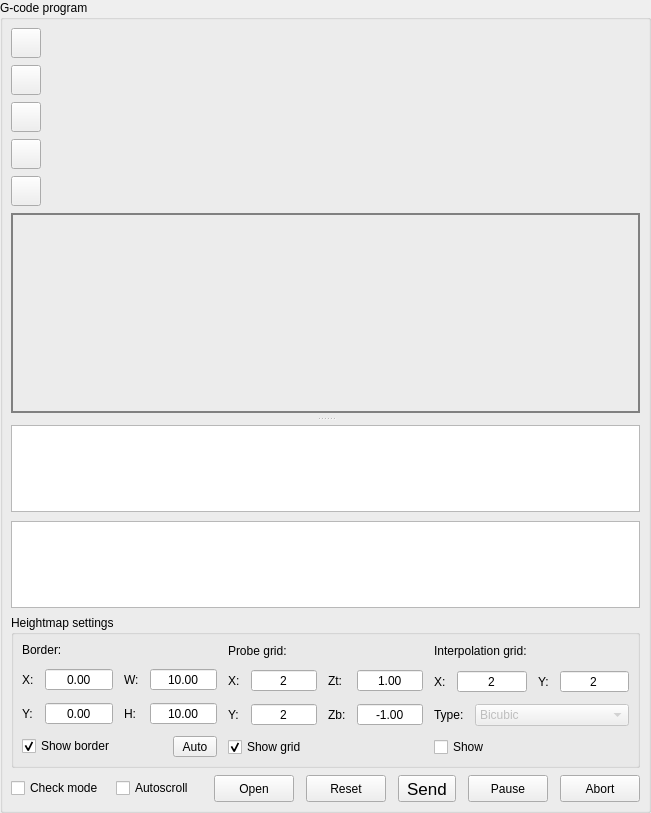
     <widget class="QGroupBox" name="grpProgram">
      <property name="title">
       <string>G-code program</string>
      </property>
      <property name="flat">
       <bool>false</bool>
      </property>
      <layout class="QVBoxLayout" name="verticalLayout_17" stretch="0,0,0,0,0,1,0,0">
       <property name="spacing">
        <number>7</number>
       </property>
       <property name="leftMargin">
        <number>8</number>
       </property>
       <property name="topMargin">
        <number>8</number>
       </property>
       <property name="rightMargin">
        <number>8</number>
       </property>
       <property name="bottomMargin">
        <number>8</number>
       </property>
       <item>
        <widget class="QToolButton" name="cmdIsometric">
         <property name="minimumSize">
          <size>
           <width>30</width>
           <height>30</height>
          </size>
         </property>
         <property name="toolTip">
          <string>Isometric view</string>
         </property>
         <property name="text">
          <string/>
         </property>
         <property name="icon">
          <iconset resource="images.qrc">
           <normaloff>:/images/cube.png</normaloff>:/images/cube.png</iconset>
         </property>
         <property name="iconSize">
          <size>
           <width>20</width>
           <height>20</height>
          </size>
         </property>
        </widget>
       </item>
       <item>
        <widget class="QToolButton" name="cmdTop">
         <property name="minimumSize">
          <size>
           <width>30</width>
           <height>30</height>
          </size>
         </property>
         <property name="toolTip">
          <string>Top view</string>
         </property>
         <property name="text">
          <string/>
         </property>
         <property name="icon">
          <iconset resource="images.qrc">
           <normaloff>:/images/cubeTop.png</normaloff>:/images/cubeTop.png</iconset>
         </property>
         <property name="iconSize">
          <size>
           <width>20</width>
           <height>20</height>
          </size>
         </property>
        </widget>
       </item>
       <item>
        <widget class="QToolButton" name="cmdFront">
         <property name="minimumSize">
          <size>
           <width>30</width>
           <height>30</height>
          </size>
         </property>
         <property name="toolTip">
          <string>Front view</string>
         </property>
         <property name="text">
          <string/>
         </property>
         <property name="icon">
          <iconset resource="images.qrc">
           <normaloff>:/images/cubeFront.png</normaloff>:/images/cubeFront.png</iconset>
         </property>
         <property name="iconSize">
          <size>
           <width>20</width>
           <height>20</height>
          </size>
         </property>
        </widget>
       </item>
       <item>
        <widget class="QToolButton" name="cmdLeft">
         <property name="minimumSize">
          <size>
           <width>30</width>
           <height>30</height>
          </size>
         </property>
         <property name="toolTip">
          <string>Left view</string>
         </property>
         <property name="text">
          <string/>
         </property>
         <property name="icon">
          <iconset resource="images.qrc">
           <normaloff>:/images/cubeLeft.png</normaloff>:/images/cubeLeft.png</iconset>
         </property>
         <property name="iconSize">
          <size>
           <width>20</width>
           <height>20</height>
          </size>
         </property>
        </widget>
       </item>
       <item>
        <widget class="QToolButton" name="cmdFit">
         <property name="minimumSize">
          <size>
           <width>30</width>
           <height>30</height>
          </size>
         </property>
         <property name="toolTip">
          <string>Fit</string>
         </property>
         <property name="text">
          <string/>
         </property>
         <property name="icon">
          <iconset resource="images.qrc">
           <normaloff>:/images/fit_1.png</normaloff>:/images/fit_1.png</iconset>
         </property>
         <property name="iconSize">
          <size>
           <width>20</width>
           <height>20</height>
          </size>
         </property>
        </widget>
       </item>
       <item>
        <widget class="QSplitter" name="splitter">
         <property name="orientation">
          <enum>Qt::Vertical</enum>
         </property>
         <property name="handleWidth">
          <number>12</number>
         </property>
         <widget class="QWidget" name="frame" native="true">
          <property name="sizePolicy">
           <sizepolicy hsizetype="Preferred" vsizetype="Minimum">
            <horstretch>0</horstretch>
            <verstretch>0</verstretch>
           </sizepolicy>
          </property>
          <property name="minimumSize">
           <size>
            <width>0</width>
            <height>200</height>
           </size>
          </property>
          <property name="styleSheet">
           <string notr="true">border: 1px solid gray;</string>
          </property>
          <layout class="QVBoxLayout" name="verticalLayout_8">
           <property name="leftMargin">
            <number>1</number>
           </property>
           <property name="topMargin">
            <number>1</number>
           </property>
           <property name="rightMargin">
            <number>1</number>
           </property>
           <property name="bottomMargin">
            <number>1</number>
           </property>
           <item>
            <widget class="GLWidget" name="glwVisualizer" native="true"/>
           </item>
          </layout>
         </widget>
         <widget class="QWidget" name="layoutWidget">
          <layout class="QVBoxLayout" name="verticalLayout_7">
           <property name="spacing">
            <number>9</number>
           </property>
           <item>
            <widget class="QTableView" name="tblProgram">
             <property name="font">
              <font>
               <pointsize>9</pointsize>
              </font>
             </property>
             <property name="contextMenuPolicy">
              <enum>Qt::CustomContextMenu</enum>
             </property>
             <property name="editTriggers">
              <set>QAbstractItemView::AnyKeyPressed|QAbstractItemView::DoubleClicked|QAbstractItemView::EditKeyPressed|QAbstractItemView::SelectedClicked</set>
             </property>
             <property name="selectionMode">
              <enum>QAbstractItemView::ContiguousSelection</enum>
             </property>
             <property name="selectionBehavior">
              <enum>QAbstractItemView::SelectRows</enum>
             </property>
             <property name="gridStyle">
              <enum>Qt::DashLine</enum>
             </property>
             <attribute name="horizontalHeaderMinimumSectionSize">
              <number>50</number>
             </attribute>
             <attribute name="horizontalHeaderHighlightSections">
              <bool>false</bool>
             </attribute>
             <attribute name="verticalHeaderVisible">
              <bool>false</bool>
             </attribute>
            </widget>
           </item>
           <item>
            <widget class="QTableView" name="tblHeightMap">
             <property name="alternatingRowColors">
              <bool>true</bool>
             </property>
             <property name="selectionMode">
              <enum>QAbstractItemView::SingleSelection</enum>
             </property>
             <property name="gridStyle">
              <enum>Qt::DashLine</enum>
             </property>
             <attribute name="horizontalHeaderVisible">
              <bool>false</bool>
             </attribute>
             <attribute name="horizontalHeaderDefaultSectionSize">
              <number>60</number>
             </attribute>
             <attribute name="horizontalHeaderHighlightSections">
              <bool>false</bool>
             </attribute>
             <attribute name="verticalHeaderVisible">
              <bool>false</bool>
             </attribute>
            </widget>
           </item>
          </layout>
         </widget>
        </widget>
       </item>
       <item>
        <widget class="QGroupBox" name="grpHeightMapSettings">
         <property name="title">
          <string>Heightmap settings</string>
         </property>
         <layout class="QHBoxLayout" name="horizontalLayout_20" stretch="1,1,1">
          <property name="spacing">
           <number>11</number>
          </property>
          <property name="leftMargin">
           <number>8</number>
          </property>
          <property name="topMargin">
           <number>8</number>
          </property>
          <property name="rightMargin">
           <number>8</number>
          </property>
          <property name="bottomMargin">
           <number>8</number>
          </property>
          <item>
           <layout class="QVBoxLayout" name="verticalLayout_18">
            <item>
             <widget class="QLabel" name="label_5">
              <property name="text">
               <string>Border:</string>
              </property>
             </widget>
            </item>
            <item>
             <layout class="QGridLayout" name="gridLayout">
              <item row="0" column="0">
               <widget class="QLabel" name="label_6">
                <property name="text">
                 <string>X:</string>
                </property>
               </widget>
              </item>
              <item row="0" column="1">
               <widget class="QDoubleSpinBox" name="txtHeightMapBorderX">
                <property name="sizePolicy">
                 <sizepolicy hsizetype="Expanding" vsizetype="Fixed">
                  <horstretch>0</horstretch>
                  <verstretch>0</verstretch>
                 </sizepolicy>
                </property>
                <property name="locale">
                 <locale language="C" country="AnyCountry"/>
                </property>
                <property name="alignment">
                 <set>Qt::AlignCenter</set>
                </property>
                <property name="buttonSymbols">
                 <enum>QAbstractSpinBox::NoButtons</enum>
                </property>
                <property name="minimum">
                 <double>-999.000000000000000</double>
                </property>
                <property name="maximum">
                 <double>999.000000000000000</double>
                </property>
               </widget>
              </item>
              <item row="1" column="3">
               <widget class="QDoubleSpinBox" name="txtHeightMapBorderHeight">
                <property name="sizePolicy">
                 <sizepolicy hsizetype="Expanding" vsizetype="Fixed">
                  <horstretch>0</horstretch>
                  <verstretch>0</verstretch>
                 </sizepolicy>
                </property>
                <property name="locale">
                 <locale language="C" country="AnyCountry"/>
                </property>
                <property name="alignment">
                 <set>Qt::AlignCenter</set>
                </property>
                <property name="buttonSymbols">
                 <enum>QAbstractSpinBox::NoButtons</enum>
                </property>
                <property name="minimum">
                 <double>-999.000000000000000</double>
                </property>
                <property name="maximum">
                 <double>999.000000000000000</double>
                </property>
                <property name="value">
                 <double>10.000000000000000</double>
                </property>
               </widget>
              </item>
              <item row="1" column="2">
               <widget class="QLabel" name="label_9">
                <property name="text">
                 <string>H:</string>
                </property>
               </widget>
              </item>
              <item row="1" column="1">
               <widget class="QDoubleSpinBox" name="txtHeightMapBorderY">
                <property name="sizePolicy">
                 <sizepolicy hsizetype="Expanding" vsizetype="Fixed">
                  <horstretch>0</horstretch>
                  <verstretch>0</verstretch>
                 </sizepolicy>
                </property>
                <property name="locale">
                 <locale language="C" country="AnyCountry"/>
                </property>
                <property name="alignment">
                 <set>Qt::AlignCenter</set>
                </property>
                <property name="buttonSymbols">
                 <enum>QAbstractSpinBox::NoButtons</enum>
                </property>
                <property name="minimum">
                 <double>-999.000000000000000</double>
                </property>
                <property name="maximum">
                 <double>999.000000000000000</double>
                </property>
               </widget>
              </item>
              <item row="1" column="0">
               <widget class="QLabel" name="label_7">
                <property name="text">
                 <string>Y:</string>
                </property>
               </widget>
              </item>
              <item row="0" column="2">
               <widget class="QLabel" name="label_8">
                <property name="text">
                 <string>W:</string>
                </property>
               </widget>
              </item>
              <item row="0" column="3">
               <widget class="QDoubleSpinBox" name="txtHeightMapBorderWidth">
                <property name="sizePolicy">
                 <sizepolicy hsizetype="Expanding" vsizetype="Fixed">
                  <horstretch>0</horstretch>
                  <verstretch>0</verstretch>
                 </sizepolicy>
                </property>
                <property name="locale">
                 <locale language="C" country="AnyCountry"/>
                </property>
                <property name="alignment">
                 <set>Qt::AlignCenter</set>
                </property>
                <property name="buttonSymbols">
                 <enum>QAbstractSpinBox::NoButtons</enum>
                </property>
                <property name="minimum">
                 <double>-999.000000000000000</double>
                </property>
                <property name="maximum">
                 <double>999.000000000000000</double>
                </property>
                <property name="value">
                 <double>10.000000000000000</double>
                </property>
               </widget>
              </item>
             </layout>
            </item>
            <item>
             <layout class="QHBoxLayout" name="horizontalLayout_18">
              <item>
               <widget class="QCheckBox" name="chkHeightMapBorderShow">
                <property name="text">
                 <string>Show border</string>
                </property>
                <property name="checked">
                 <bool>true</bool>
                </property>
               </widget>
              </item>
              <item>
               <widget class="StyledToolButton" name="cmdHeightMapBorderAuto">
                <property name="minimumSize">
                 <size>
                  <width>44</width>
                  <height>18</height>
                 </size>
                </property>
                <property name="text">
                 <string>Auto</string>
                </property>
               </widget>
              </item>
             </layout>
            </item>
           </layout>
          </item>
          <item>
           <layout class="QVBoxLayout" name="verticalLayout_19">
            <item>
             <widget class="QLabel" name="label_10">
              <property name="text">
               <string>Probe grid:</string>
              </property>
             </widget>
            </item>
            <item>
             <layout class="QGridLayout" name="gridLayout_4">
              <item row="0" column="0">
               <widget class="QLabel" name="label_12">
                <property name="text">
                 <string>X:</string>
                </property>
               </widget>
              </item>
              <item row="0" column="1">
               <widget class="QDoubleSpinBox" name="txtHeightMapGridX">
                <property name="sizePolicy">
                 <sizepolicy hsizetype="Expanding" vsizetype="Fixed">
                  <horstretch>0</horstretch>
                  <verstretch>0</verstretch>
                 </sizepolicy>
                </property>
                <property name="locale">
                 <locale language="C" country="AnyCountry"/>
                </property>
                <property name="alignment">
                 <set>Qt::AlignCenter</set>
                </property>
                <property name="buttonSymbols">
                 <enum>QAbstractSpinBox::NoButtons</enum>
                </property>
                <property name="decimals">
                 <number>0</number>
                </property>
                <property name="minimum">
                 <double>2.000000000000000</double>
                </property>
                <property name="maximum">
                 <double>1000.000000000000000</double>
                </property>
                <property name="value">
                 <double>2.000000000000000</double>
                </property>
               </widget>
              </item>
              <item row="0" column="5">
               <widget class="QDoubleSpinBox" name="txtHeightMapGridZTop">
                <property name="sizePolicy">
                 <sizepolicy hsizetype="Expanding" vsizetype="Fixed">
                  <horstretch>0</horstretch>
                  <verstretch>0</verstretch>
                 </sizepolicy>
                </property>
                <property name="locale">
                 <locale language="C" country="AnyCountry"/>
                </property>
                <property name="alignment">
                 <set>Qt::AlignCenter</set>
                </property>
                <property name="buttonSymbols">
                 <enum>QAbstractSpinBox::NoButtons</enum>
                </property>
                <property name="minimum">
                 <double>-999.000000000000000</double>
                </property>
                <property name="maximum">
                 <double>999.000000000000000</double>
                </property>
                <property name="value">
                 <double>1.000000000000000</double>
                </property>
               </widget>
              </item>
              <item row="1" column="5">
               <widget class="QDoubleSpinBox" name="txtHeightMapGridZBottom">
                <property name="sizePolicy">
                 <sizepolicy hsizetype="Expanding" vsizetype="Fixed">
                  <horstretch>0</horstretch>
                  <verstretch>0</verstretch>
                 </sizepolicy>
                </property>
                <property name="locale">
                 <locale language="C" country="AnyCountry"/>
                </property>
                <property name="alignment">
                 <set>Qt::AlignCenter</set>
                </property>
                <property name="buttonSymbols">
                 <enum>QAbstractSpinBox::NoButtons</enum>
                </property>
                <property name="minimum">
                 <double>-999.000000000000000</double>
                </property>
                <property name="maximum">
                 <double>999.000000000000000</double>
                </property>
                <property name="value">
                 <double>-1.000000000000000</double>
                </property>
               </widget>
              </item>
              <item row="1" column="1">
               <widget class="QDoubleSpinBox" name="txtHeightMapGridY">
                <property name="sizePolicy">
                 <sizepolicy hsizetype="Expanding" vsizetype="Fixed">
                  <horstretch>0</horstretch>
                  <verstretch>0</verstretch>
                 </sizepolicy>
                </property>
                <property name="locale">
                 <locale language="C" country="AnyCountry"/>
                </property>
                <property name="alignment">
                 <set>Qt::AlignCenter</set>
                </property>
                <property name="buttonSymbols">
                 <enum>QAbstractSpinBox::NoButtons</enum>
                </property>
                <property name="decimals">
                 <number>0</number>
                </property>
                <property name="minimum">
                 <double>2.000000000000000</double>
                </property>
                <property name="maximum">
                 <double>1000.000000000000000</double>
                </property>
                <property name="value">
                 <double>2.000000000000000</double>
                </property>
               </widget>
              </item>
              <item row="1" column="3">
               <widget class="QLabel" name="label_11">
                <property name="text">
                 <string>Zb:</string>
                </property>
               </widget>
              </item>
              <item row="1" column="0">
               <widget class="QLabel" name="label_13">
                <property name="text">
                 <string>Y:</string>
                </property>
               </widget>
              </item>
              <item row="0" column="3">
               <widget class="QLabel" name="label_14">
                <property name="text">
                 <string>Zt:</string>
                </property>
               </widget>
              </item>
             </layout>
            </item>
            <item>
             <layout class="QHBoxLayout" name="horizontalLayout_19">
              <item>
               <widget class="QCheckBox" name="chkHeightMapGridShow">
                <property name="text">
                 <string>Show grid</string>
                </property>
                <property name="checked">
                 <bool>true</bool>
                </property>
               </widget>
              </item>
              <item>
               <spacer name="horizontalSpacer_6">
                <property name="orientation">
                 <enum>Qt::Horizontal</enum>
                </property>
                <property name="sizeHint" stdset="0">
                 <size>
                  <width>40</width>
                  <height>1</height>
                 </size>
                </property>
               </spacer>
              </item>
             </layout>
            </item>
           </layout>
          </item>
          <item>
           <layout class="QVBoxLayout" name="verticalLayout_20">
            <item>
             <widget class="QLabel" name="label_16">
              <property name="text">
               <string>Interpolation grid:</string>
              </property>
             </widget>
            </item>
            <item>
             <layout class="QGridLayout" name="gridLayout_6">
              <item row="1" column="2">
               <widget class="QLabel" name="label_19">
                <property name="text">
                 <string>Y:</string>
                </property>
               </widget>
              </item>
              <item row="1" column="0">
               <widget class="QLabel" name="label_18">
                <property name="text">
                 <string>X:</string>
                </property>
               </widget>
              </item>
              <item row="1" column="1">
               <widget class="QDoubleSpinBox" name="txtHeightMapInterpolationStepX">
                <property name="sizePolicy">
                 <sizepolicy hsizetype="Expanding" vsizetype="Fixed">
                  <horstretch>0</horstretch>
                  <verstretch>0</verstretch>
                 </sizepolicy>
                </property>
                <property name="locale">
                 <locale language="C" country="AnyCountry"/>
                </property>
                <property name="alignment">
                 <set>Qt::AlignCenter</set>
                </property>
                <property name="buttonSymbols">
                 <enum>QAbstractSpinBox::NoButtons</enum>
                </property>
                <property name="decimals">
                 <number>0</number>
                </property>
                <property name="minimum">
                 <double>2.000000000000000</double>
                </property>
                <property name="maximum">
                 <double>1000.000000000000000</double>
                </property>
                <property name="value">
                 <double>2.000000000000000</double>
                </property>
               </widget>
              </item>
              <item row="1" column="3">
               <widget class="QDoubleSpinBox" name="txtHeightMapInterpolationStepY">
                <property name="sizePolicy">
                 <sizepolicy hsizetype="Expanding" vsizetype="Fixed">
                  <horstretch>0</horstretch>
                  <verstretch>0</verstretch>
                 </sizepolicy>
                </property>
                <property name="locale">
                 <locale language="C" country="AnyCountry"/>
                </property>
                <property name="alignment">
                 <set>Qt::AlignCenter</set>
                </property>
                <property name="buttonSymbols">
                 <enum>QAbstractSpinBox::NoButtons</enum>
                </property>
                <property name="decimals">
                 <number>0</number>
                </property>
                <property name="minimum">
                 <double>2.000000000000000</double>
                </property>
                <property name="maximum">
                 <double>1000.000000000000000</double>
                </property>
                <property name="value">
                 <double>2.000000000000000</double>
                </property>
               </widget>
              </item>
             </layout>
            </item>
            <item>
             <layout class="QHBoxLayout" name="horizontalLayout_23" stretch="0,0">
              <item>
               <widget class="QLabel" name="label_17">
                <property name="text">
                 <string>Type:</string>
                </property>
               </widget>
              </item>
              <item>
               <widget class="QComboBox" name="cboHeightMapInterpolationType">
                <property name="enabled">
                 <bool>false</bool>
                </property>
                <property name="sizePolicy">
                 <sizepolicy hsizetype="Expanding" vsizetype="Fixed">
                  <horstretch>0</horstretch>
                  <verstretch>0</verstretch>
                 </sizepolicy>
                </property>
                <item>
                 <property name="text">
                  <string>Bicubic</string>
                 </property>
                </item>
               </widget>
              </item>
             </layout>
            </item>
            <item>
             <layout class="QHBoxLayout" name="horizontalLayout_24">
              <item>
               <widget class="QCheckBox" name="chkHeightMapInterpolationShow">
                <property name="text">
                 <string>Show</string>
                </property>
               </widget>
              </item>
              <item>
               <spacer name="horizontalSpacer_8">
                <property name="orientation">
                 <enum>Qt::Horizontal</enum>
                </property>
                <property name="sizeHint" stdset="0">
                 <size>
                  <width>40</width>
                  <height>1</height>
                 </size>
                </property>
               </spacer>
              </item>
             </layout>
            </item>
           </layout>
          </item>
         </layout>
        </widget>
       </item>
       <item>
        <layout class="QHBoxLayout" name="horizontalLayout_3" stretch="0,0,1,0,0,0,0,0">
         <property name="spacing">
          <number>12</number>
         </property>
         <item>
          <widget class="QCheckBox" name="chkTestMode">
           <property name="sizePolicy">
            <sizepolicy hsizetype="Preferred" vsizetype="Fixed">
             <horstretch>0</horstretch>
             <verstretch>0</verstretch>
            </sizepolicy>
           </property>
           <property name="minimumSize">
            <size>
             <width>22</width>
             <height>0</height>
            </size>
           </property>
           <property name="text">
            <string>Check mode</string>
           </property>
          </widget>
         </item>
         <item>
          <widget class="QCheckBox" name="chkAutoScroll">
           <property name="sizePolicy">
            <sizepolicy hsizetype="Preferred" vsizetype="Fixed">
             <horstretch>0</horstretch>
             <verstretch>0</verstretch>
            </sizepolicy>
           </property>
           <property name="minimumSize">
            <size>
             <width>22</width>
             <height>0</height>
            </size>
           </property>
           <property name="text">
            <string>Autoscroll</string>
           </property>
          </widget>
         </item>
         <item>
          <spacer name="spacerBot">
           <property name="orientation">
            <enum>Qt::Horizontal</enum>
           </property>
           <property name="sizeHint" stdset="0">
            <size>
             <width>8</width>
             <height>20</height>
            </size>
           </property>
          </spacer>
         </item>
         <item>
          <widget class="QPushButton" name="cmdFileOpen">
           <property name="sizePolicy">
            <sizepolicy hsizetype="Expanding" vsizetype="Minimum">
             <horstretch>0</horstretch>
             <verstretch>0</verstretch>
            </sizepolicy>
           </property>
           <property name="text">
            <string>Open</string>
           </property>
          </widget>
         </item>
         <item>
          <widget class="QPushButton" name="cmdFileReset">
           <property name="sizePolicy">
            <sizepolicy hsizetype="Expanding" vsizetype="Minimum">
             <horstretch>0</horstretch>
             <verstretch>0</verstretch>
            </sizepolicy>
           </property>
           <property name="text">
            <string>Reset</string>
           </property>
          </widget>
         </item>
         <item>
          <widget class="QToolButton" name="cmdFileSend">
           <property name="sizePolicy">
            <sizepolicy hsizetype="Expanding" vsizetype="Minimum">
             <horstretch>0</horstretch>
             <verstretch>0</verstretch>
            </sizepolicy>
           </property>
           <property name="font">
            <font>
             <pointsize>13</pointsize>
            </font>
           </property>
           <property name="text">
            <string>Send</string>
           </property>
          </widget>
         </item>
         <item>
          <widget class="QPushButton" name="cmdFilePause">
           <property name="sizePolicy">
            <sizepolicy hsizetype="Expanding" vsizetype="Minimum">
             <horstretch>0</horstretch>
             <verstretch>0</verstretch>
            </sizepolicy>
           </property>
           <property name="text">
            <string>Pause</string>
           </property>
           <property name="checkable">
            <bool>true</bool>
           </property>
          </widget>
         </item>
         <item>
          <widget class="QPushButton" name="cmdFileAbort">
           <property name="sizePolicy">
            <sizepolicy hsizetype="Expanding" vsizetype="Minimum">
             <horstretch>0</horstretch>
             <verstretch>0</verstretch>
            </sizepolicy>
           </property>
           <property name="text">
            <string>Abort</string>
           </property>
          </widget>
         </item>
        </layout>
       </item>
      </layout>
     </widget>
